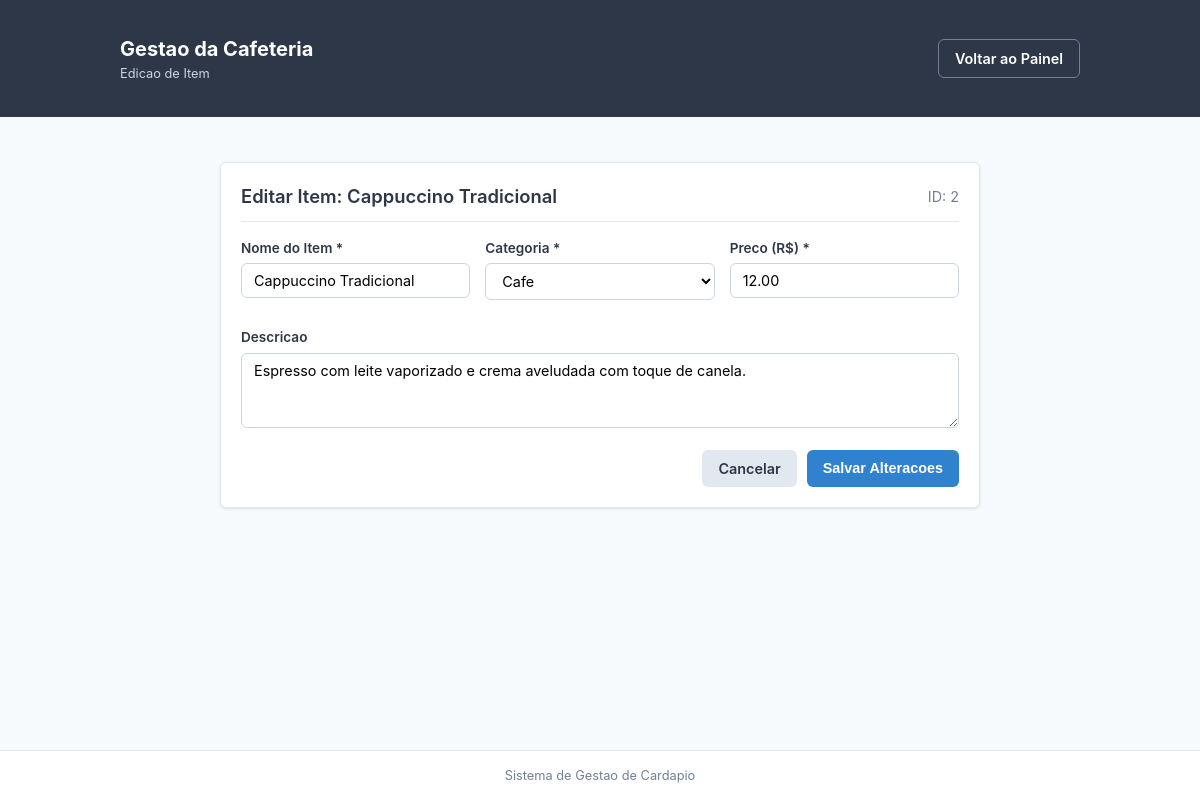
Page /editar_item.php?id=2 (signed in) on the earlier database version.
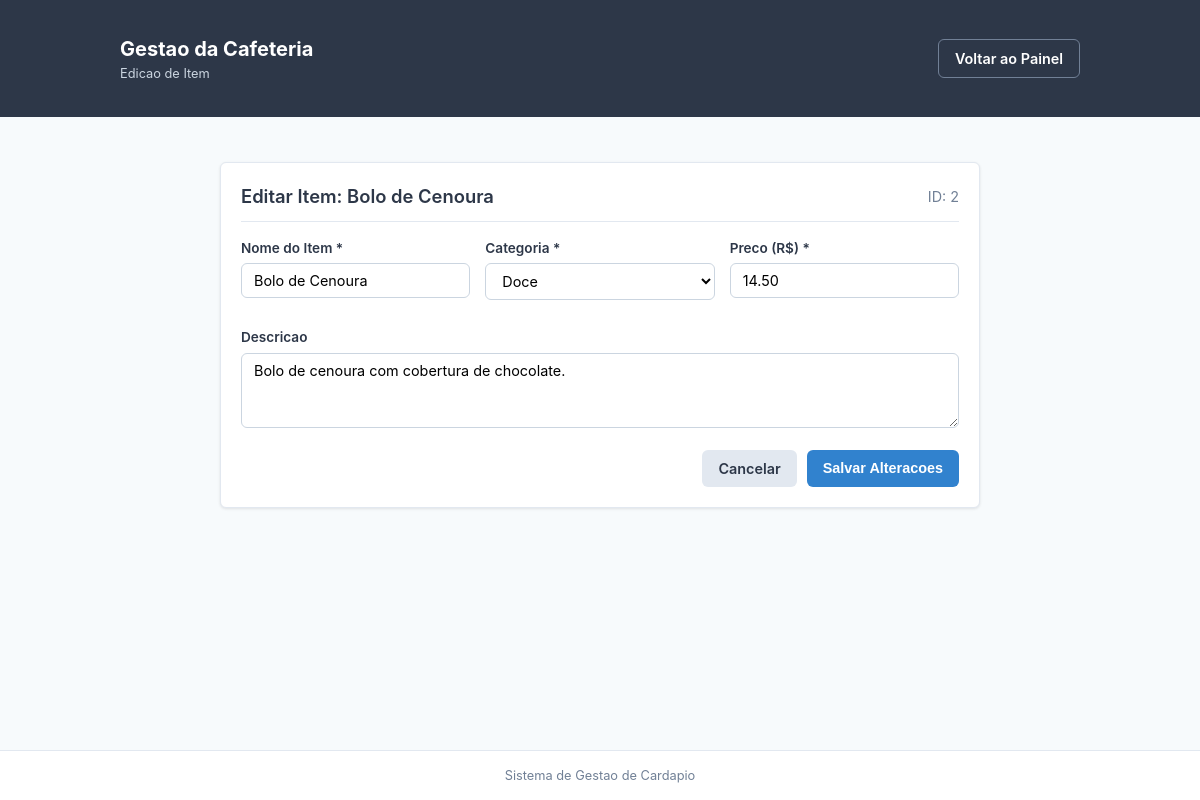
Same page on the later database version.
### tables this page shows
CREATE TABLE IF NOT EXISTS cardapio (
    id INT AUTO_INCREMENT PRIMARY KEY,
    nome_item VARCHAR(100) NOT NULL,
    categoria VARCHAR(50) NOT NULL,
    descricao TEXT,
    preco DECIMAL(10, 2) NOT NULL,
    disponivel BOOLEAN DEFAULT TRUE
);

### funcoes.php (called while the page is built, shortened)
<?php
function validarId($id) {
    $idInt = (int) $id;
    return ($idInt > 0 && (string)$idInt === trim((string)$id)) ? $idInt : false;
}
?>

### editar_item.php (the view, shortened to what this page needs)
<?php
require_once "conexao.php";
require_once "funcoes.php";
$id_bruto = $_GET['id'] ?? ($_POST['id'] ?? null);
$id_item = validarId($id_bruto);
$sql_select = "SELECT id, nome_item, categoria, descricao, preco FROM cardapio WHERE id = ? LIMIT 1";
$stmt_select = mysqli_prepare($conexao, $sql_select);
mysqli_stmt_bind_param($stmt_select, "i", $id_item);
mysqli_stmt_execute($stmt_select);
$resultado = mysqli_stmt_get_result($stmt_select);
$item_atual = mysqli_fetch_assoc($resultado);
?>
<!DOCTYPE html>
<html lang="pt-BR">
<head>
    <link rel="stylesheet" href="style.css">
</head>
<body>
    <header class="cabecalho-sistema">
        <div class="container cabecalho-conteudo">
            <div class="logo-area">
                <div>
                    <div class="logo-titulo">Gestao da Cafeteria</div>
                    <div class="logo-subtitulo">Edicao de Item</div>
                </div>
            </div>
            <div class="usuario-area">
                <a href="painel.php" class="btn btn-secundario">
                    Voltar ao Painel
                </a>
            </div>
        </div>
    </header>
    <main class="container" style="margin-top: 25px; margin-bottom: 40px; max-width: 800px;">
        <div class="card">
            <div class="card-cabecalho">
                <h2 class="card-titulo">Editar Item: <?= htmlspecialchars($item_atual['nome_item']); ?></h2>
                <span style="font-size: 0.9rem; color: var(--cor-texto-suave);">ID: <?= $item_atual['id']; ?></span>
            </div>
            <form action="editar_item.php?id=<?= $item_atual['id']; ?>" method="POST" autocomplete="off">
                <div class="grid-form">
                    <div class="campo-form">
                        <label for="nome_item">Nome do Item *</label>
                        <input
                            type="text"
                            id="nome_item"
                            name="nome_item"
                            required
                            value="<?= htmlspecialchars($item_atual['nome_item']); ?>"
                        >
                    </div>
                    <div class="campo-form">
                        <label for="categoria">Categoria *</label>
                        <select id="categoria" name="categoria" required>
                            <?php
                            $categorias = ["Cafe", "Doce", "Salgado", "Bebida Gelada"];
                            foreach ($categorias as $cat) {
                                $selected = (strcasecmp($item_atual['categoria'], $cat) === 0) ? 'selected' : '';
                                echo "<option value=\"{$cat}\" {$selected}>{$cat}</option>";
                            }
                            ?>
                        </select>
                    </div>
                    <div class="campo-form">
                        <label for="preco">Preco (R$) *</label>
                        <input
                            type="number"
                            step="0.01"
                            min="0.01"
                            id="preco"
                            name="preco"
                            required
                            value="<?= number_format($item_atual['preco'], 2, '.', ''); ?>"
                        >
                    </div>
                    <div class="campo-form span-full">
                        <label for="descricao">Descricao</label>
                        <textarea
                            id="descricao"
                            name="descricao"
                        ><?= htmlspecialchars($item_atual['descricao']); ?></textarea>
                    </div>
                </div>
                <div class="acoes-form">
                    <a href="painel.php" class="btn btn-voltar">
                        Cancelar
                    </a>
                    <button type="submit" class="btn btn-primario">
                        Salvar Alteracoes
                    </button>
                </div>
            </form>
        </div>
    </main>
    <footer class="rodape">
        <p>Sistema de Gestao de Cardapio</p>
    </footer>
</body>
</html>

Differences in the rows shown:
changed cardapio id 2: nome_item "Cappuccino Tradicional" → "Bolo de Cenoura"; preco "12.00" → "14.50"; descricao "Espresso com leite vaporizado e crema aveludada com toque de canela." → "Bolo de cenoura com cobertura de chocolate."
Other differences:
form field categoria: "Cafe" → "Doce"
